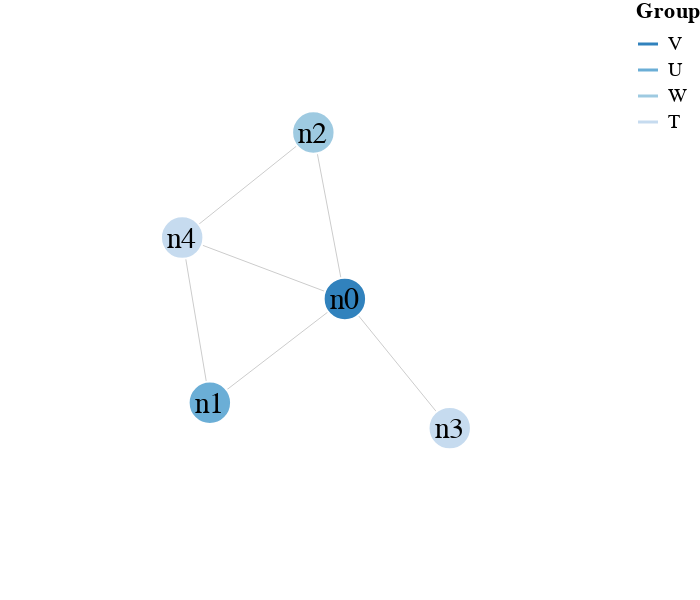

The notebook cell saved with this chart:
### Code cell
g = nx.generators.barabasi_albert_graph(5, 3)
nx.set_node_attributes(g, {k:f"n{i}" for i, k in enumerate(g.nodes)}, "label")
schema = plots.spring_force_graph(g, node_labels="label")
plots.save_schema(schema, "_schema.json")
plots.ipy_display(schema, format="interactive")

### Figure 1 — Vega specification as saved in the notebook (floating-point values rounded to 4 significant figures)
{"$schema": "https://vega.github.io/schema/vega/v5.json", "data": [{"name": "node-data", "values": [{"fixedx": -100, "fixedy": -100, "fx": 63, "fy": 97, "group": "V", "id": 0, "label": "n0"}, {"fixedx": -100, "fixedy": -100, "fx": 16, "fy": 94, "group": "U", "id": 1, "label": "n1"}, {"fixedx": -100, "fixedy": -100, "fx": 73, "fy": 76, "group": "W", "id": 2, "label": "n2"}, {"fixedx": -100, "fixedy": -100, "fx": 36, "fy": 65, "group": "T", "id": 3, "label": "n3"}, {"fixedx": -100, "fixedy": -100, "fx": 99, "fy": 32, "group": "T", "id": 4, "label": "n4"}]}, {"name": "link-data", "values": [{"source": 0, "target": 1}, {"group": "V", "source": 0, "target": 2}, {"source": 0, "target": 3}, {"group": "W", "source": 0, "target": 4}, {"group": "Z", "source": 1, "target": 4}, {"group": "Z", "source": 2, "target": 4}]}], "description": "A node-link diagram with force-directed layout.", "height": 300, "legends": [{"stroke": "color", "symbolType": "stroke", "title": "Group"}], "marks": [{"encode": {"enter": {"fill": {"field": "group", "scale": "color"}, "stroke": {"value": "white"}}, "update": {"cursor": {"value": "pointer"}, "size": {"signal": "2 * nodeRadius * nodeRadius"}}}, "from": {"data": "node-data"}, "name": "nodes", "on": [{"modify": "node", "trigger": "fix", "values": "fix === true ? {fx: node.x, fy: node.y} : {fx: fix[0], fy: fix[1]}"}, {"modify": "node", "trigger": "!fix", "values": "{fx: null, fy: null}"}], "transform": [{"forces": [{"force": "center", "x": {"signal": "cx"}, "y": {"signal": "cy"}}, {"force": "collide", "radius": {"signal": "nodeRadius"}}, {"force": "nbody", "strength": {"signal": "nodeCharge"}}, {"distance": {"signal": "linkDistance"}, "force": "link", "links": "link-data"}], "iterations": 300, "restart": {"signal": "restart"}, "signal": "force", "static": {"signal": "static"}, "type": "force"}], "type": "symbol", "zindex": 1}, {"encode": {"enter": {"align": {"value": "center"}, "baseline": {"value": "middle"}, "fill": {"value": "black"}, "fontSize": {"value": 15}, "text": {"field": "datum.label"}}, "update": {"x": {"field": "x"}, "y": {"field": "y"}}}, "from": {"data": "nodes"}, "interactive": false, "name": "labels", "transform": [{"as": "y", "expr": "datum.y", "type": "formula"}], "type": "text", "zindex": 2}, {"encode": {"update": {"stroke": {"value": "#ccc"}, "strokeWidth": {"value": 0.5}}}, "from": {"data": "link-data"}, "interactive": false, "transform": [{"require": {"signal": "force"}, "shape": "line", "sourceX": "datum.source.x", "sourceY": "datum.source.y", "targetX": "datum.target.x", "targetY": "datum.target.y", "type": "linkpath"}], "type": "path"}], "padding": 0, "scales": [{"domain": {"data": "node-data", "field": "group"}, "name": "color", "range": {"scheme": "category20c"}, "type": "ordinal"}], "signals": [{"name": "cx", "update": "width / 2"}, {"name": "cy", "update": "height / 2"}, {"name": "nodeRadius", "value": 15}, {"name": "nodeCharge", "value": -80}, {"name": "linkDistance", "value": 80}, {"bind": {"input": "checkbox"}, "name": "static", "value": true}, {"description": "State variable for active node fix status.", "name": "fix", "on": [{"events": "symbol:mouseout[!event.buttons], window:mouseup", "update": "false"}, {"events": "symbol:mouseover", "update": "fix || true"}, {"events": "[symbol:mousedown, window:mouseup] > window:mousemove!", "force": true, "update": "xy()"}], "value": false}, {"description": "Graph node most recently interacted with.", "name": "node", "on": [{"events": "symbol:mouseover", "update": "fix === true ? item() : node"}], "value": null}, {"description": "Flag to restart Force simulation upon data changes.", "name": "restart", "on": [{"events": {"signal": "fix"}, "update": "fix && fix.length"}], "value": false}], "width": 300}
